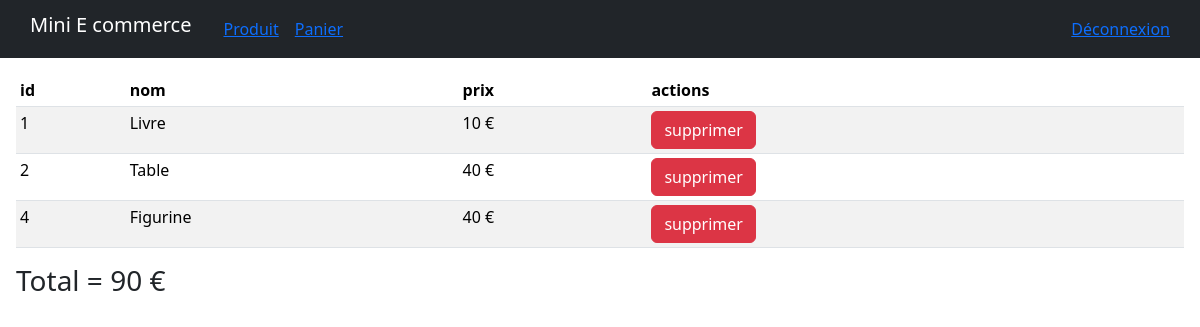
/e_commerce/panier/ (signed in), run on an earlier commit of the app's database.
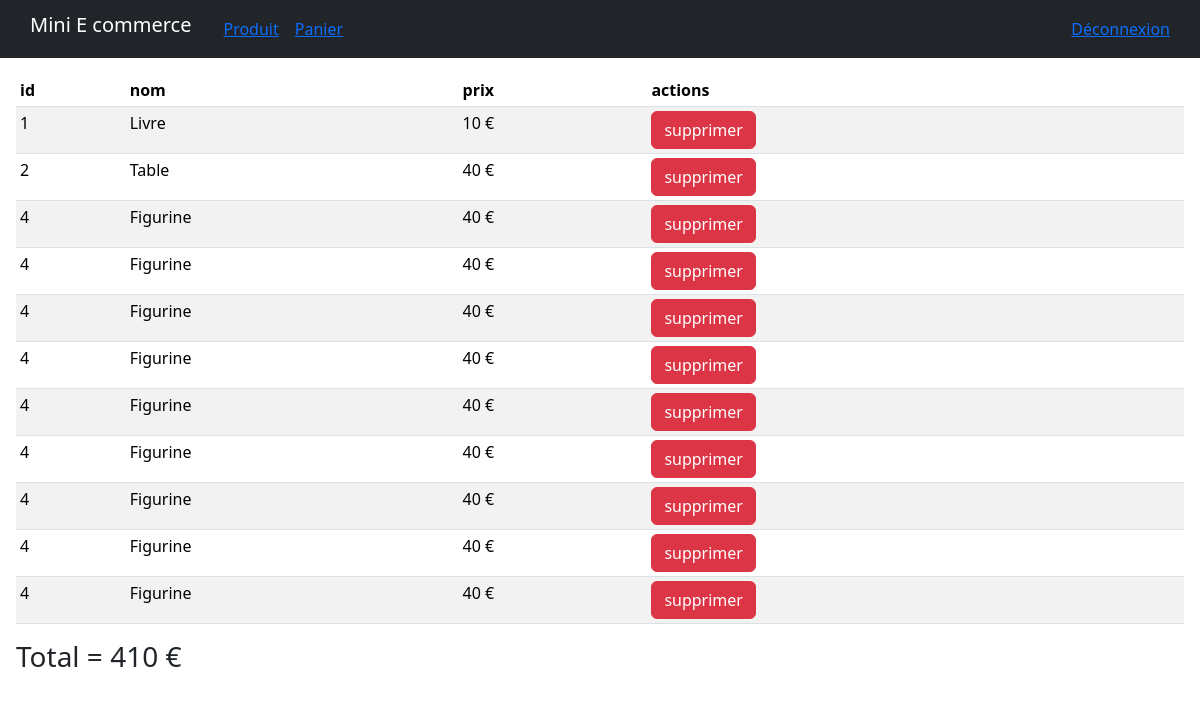
And on a later commit of the database.
### e_commerce/models.py (models this page shows)
class Panier(models.Model):
    produit = models.ForeignKey(Produit, on_delete=models.DO_NOTHING)
    user = models.ForeignKey(User, on_delete=models.DO_NOTHING)

class Produit(models.Model):
    contenu = models.CharField(max_length=200)
    prix = models.IntegerField(default=0)
    titre = models.CharField(max_length=100)

### e_commerce/views.py (the view)
# urls.py: path("panier/", views.panier, name="panier"),
def panier(request):
    data = Panier.objects.filter(user_id=request.user.id).order_by('produit_id')
    total = 0
    for i in data:
        total += i.produit.prix
    context = {'panier': data,
               'total': total}
    return render(request, "e_commerce/panier.html", context)

### e_commerce/templates/e_commerce/panier.html (shortened to what this page needs)
{% extends 'e_commerce/menu.html' %}
{% block content %}
    <body>
                <table class="table table-sm table-striped">
                    <thead>
                        <tr>
                            <th>id</th>
                            <th>nom</th>
                            <th>prix</th>
                            <th>actions</th>
                        </tr>
                    </thead>
                    <tbody>
                    {% for paniers in panier %}
                            <tr>
                                <td>{{ paniers.produit.id }}</td>
                                <td>{{ paniers.produit.titre }}</td>
                                <td>{{ paniers.produit.prix }} €</td>
                                <td>
                                    <a href="{% url 'e_commerce:enleverProduit' paniers.id %}" class="btn btn-danger">supprimer</a>
                                </td>
                            </tr>
                    {% endfor %}
                    </tbody>
                </table>
    <h3>Total = {{ total }} €</h3>
    </body>
{% endblock %}

### e_commerce/templates/e_commerce/menu.html (shortened to what this page needs)
<!DOCTYPE html>
<html lang="en">
<head>
    {% load static %}
    <link rel="stylesheet" href="{% static 'e_commerce/e_commerce.css' %}">
    {% load bootstrap5 %}
    {% bootstrap_css %}
    <div class="bg-dark display-table">
        <nav class="navbar navbar-expand navbar-dark container">
        <span class="navbar-brand fs-3">
            <h5>Mini E commerce</h5>
        </span>
            <ul class="navbar-nav">
                <li class="nav-item mx-3">
                    <a href="{% url 'e_commerce:index' %}">Produit</a>
                </li>
                {% if user.is_authenticated %}
                    <li class="nav-item">
                        <a href="{% url 'e_commerce:panier' %}">Panier</a>
                    </li>
                {% endif %}
            </ul>
            {% if user.is_authenticated %}
                <ul class="navbar-nav ms-auto">
                <li class="navbar-item ">
                    <a href="{% url 'e_commerce:logout_view' %}">Déconnexion</a>
                </li>
                </ul>
            {% else %}
                <ul class="navbar-nav ms-auto">
                    <li class="navbar-item ">
                        <a href="{% url 'e_commerce:connexion' %}">Connexion</a>
                    </li>
                </ul>
            {% endif %}
        </nav>
    </div>
</head>
<div class="px-3">
    {% block content %}{% endblock %}
</div>
</html>

What changed in the data, as far as the page shows it:
added Panier: produit.id "4", produit.titre "Figurine", produit.prix "40"
added Panier: produit.id "4", produit.titre "Figurine", produit.prix "40"
added Panier: produit.id "4", produit.titre "Figurine", produit.prix "40"
added Panier: produit.id "4", produit.titre "Figurine", produit.prix "40"
added Panier: produit.id "4", produit.titre "Figurine", produit.prix "40"
added Panier: produit.id "4", produit.titre "Figurine", produit.prix "40"
added Panier: produit.id "4", produit.titre "Figurine", produit.prix "40"
added Panier: produit.id "4", produit.titre "Figurine", produit.prix "40"
Also different on the page:
{{ total }}: "90" → "410"
